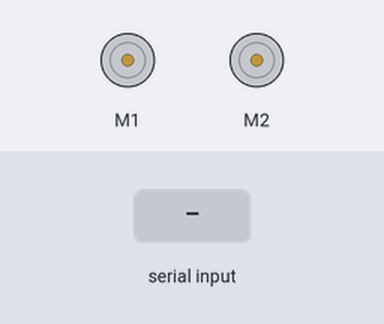
The sketch below on a simulated Arduino Uno, built with avr-gcc and run on an emulated ATmega328P. On the bench: 2 × DC motor (green arrow = forward, orange = backward, longer = faster). The test bench sets the inputs (shaded band).

Above: at 1.2 s.
1.3 s: "w" received over Serial
At 1.8 s:
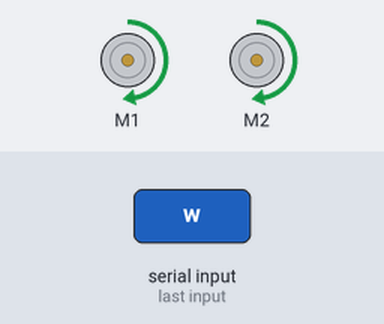
2.8 s: "s" received over Serial
At 4.0 s:
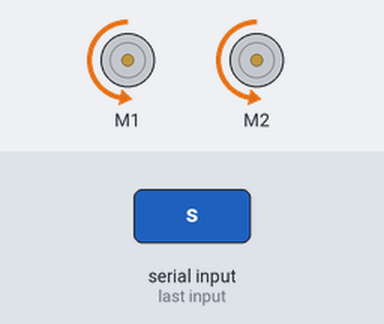
4.3 s: "b" received over Serial
At 5.3 s:
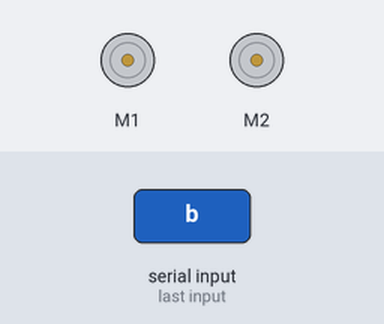
5.8 s: "d" received over Serial
At 6.5 s:
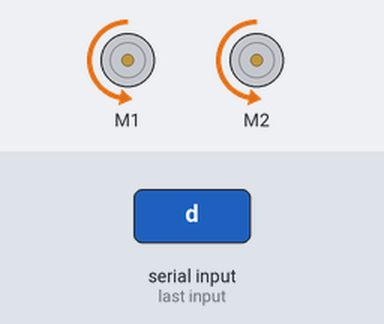
7.3 s: "c" received over Serial
At 7.6 s:
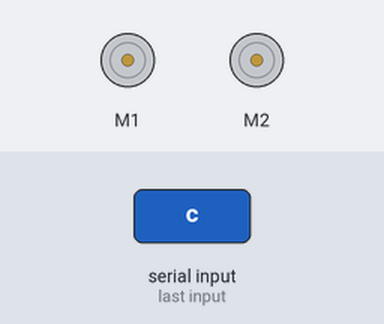
Timing chart, 0 to 9.8 s (numbered marks = the images above; inputs shaded):
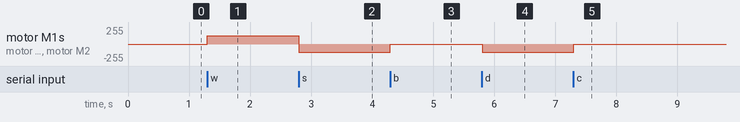

Measured:
- after the input at 1.3 s, motor M1, motor M2: stopped → forward 127/255 at once
- after the input at 2.8 s, motor M1, motor M2: forward 127/255 → backward 127/255 at once
- after the input at 4.3 s, motor M1, motor M2: backward 127/255 → stopped at once
- after the input at 5.8 s, motor M1, motor M2: stopped → backward 127/255 at once
- after the input at 7.3 s, motor M1, motor M2: backward 127/255 → stopped at once

The sketch:

serialExample.ino
```cpp
#include "DualVNH5019MotorShield.h"

DualVNH5019MotorShield md;

byte incomingByte = 0;	// for incoming serial data


#ifndef FORWARD
#define FORWARD true
#endif

//If motor side is true then it is the right side, false is left
#ifndef MOTOR_SIDE
#define MOTOR_SIDE false
#endif


#ifndef BACKWARD
#define BACKWARD false
#endif

void stopIfFault()
{
  if (md.getM1Fault())
  {
    Serial.println("M1 fault");
    while(1);
  }
  if (md.getM2Fault())
  {
    Serial.println("M2 fault");
    while(1);
  }
}

void setup() {
	md.init();
	Serial.begin(9600);	// opens serial port, sets data rate to 9600 bps
}

bool name = FORWARD;

void loop() {
	if(MOTOR_SIDE){
		while(1){
			if (Serial.available()) {
				incomingByte = Serial.read();
                		if(incomingByte == 'w'){
                        		name = FORWARD;
                	        	md.setSpeeds(200,200);
                		}else if(incomingByte == 's'){
                        		name = BACKWARD;
                        		md.setSpeeds(-200,-200);
                		}else if(incomingByte == 'b'){
                        		md.setBrakes(400,400);
                		}else if(incomingByte == 'c'){
                        		md.setBrakes(0,0);
                		}
                		if(name == FORWARD){
                 		       if(incomingByte == 'a'){
                                		md.setSpeeds(200,200);
                        		}else if(incomingByte == 'd'){
                                		md.setSpeeds(0,0);
                        		}
				}else{
					if(incomingByte == 'a'){
                       			         md.setSpeeds(-200,-200);
                        		}else if(incomingByte == 'd'){
                                		md.setSpeeds(0,0);
                        		}
				}

			}

		}
	}else{
		while(1){
                        if (Serial.available()) {
                                incomingByte = Serial.read();
                                if(incomingByte == 'w'){
                        		name = FORWARD;
                                        md.setSpeeds(200,200);
                                }else if(incomingByte == 's'){
                                        name = BACKWARD;
                                        md.setSpeeds(-200,-200);
                                }else if(incomingByte == 'b'){
                                        md.setBrakes(400,400);
                                }else if(incomingByte == 'c'){
                                        md.setBrakes(0,0);
                                }
                                if(name == FORWARD){
                                       if(incomingByte == 'a'){
                                                md.setSpeeds(0,0);
                                        }else if(incomingByte == 'd'){
                                                md.setSpeeds(200,200);
                                        }
                                }else{
                                        if(incomingByte == 'a'){
                                                 md.setSpeeds(0,0);
                                        }else if(incomingByte == 'd'){
                                                md.setSpeeds(-200,-200);
                                        }
                                }

                        }

                }
	}
}/*
	if (Serial.available()) {
                incomingByte = Serial.read();
                if(incomingByte == 'w'){
                        setSpeeds(200,200);
                }else if(incomingByte == 's'){
                        name = BACKWORD;
                        setSpeeds(-200,-200);
                }else if(incomingByte == 'b'){
                        setBrakes(400,400);
                }else if(incomingByte == 'c'){
                        setBrakes(0,0);
                }
                if(name == FORWARD){
                        if(incomingByte == 'a'){
                                setSpeeds(0,200);
                        }else if(incomingByte == 'd'){
                                setSpeeds(200,0);
                        }
                }else{
                        if(incomingByte == 'a'){
                                setSpeeds(0,-200);
                        }else if(incomingByte == 'd'){
                                setSpeeds(-200,0);
                        }
                }
        }
	/*if (Serial.available()) {
                incomingByte = Serial.read();
                if(incomingByte == 'w'){
                        setSpeeds(200,200);
                }else if(incomingByte == 's'){
			name = BACKWORD;
                        setSpeeds(-200,-200);
                }else if(incomingByte == 'b'){
                        setBrakes(400,400);
                }else if(incomingByte == 'c'){
                        setBrakes(0,0);
                }
		if(name == FORWARD){
                        if(incomingByte == 'a'){
                                setSpeeds(0,200);
                        }else if(incomingByte == 'd'){
                                setSpeeds(200,0);
                        }
                }else{
                        if(incomingByte == 'a'){
                                setSpeeds(0,-200);
                        }else if(incomingByte == 'd'){
                                setSpeeds(-200,0);
                        }
                }
        }*/
```
